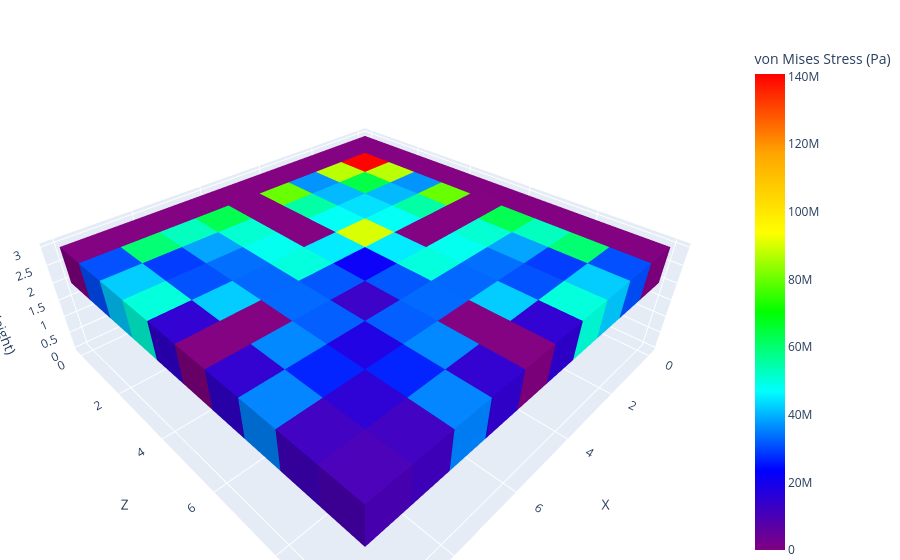

Write notebook code for a chart like this one.
### Code cell
from eval_code.utils.stress import compute_von_mises_stress
from eval_code.structural_stability import is_stress_safe

# Biased pillar
coords = [{'x': 2, 'y': 0, 'z': 2, 'material': 'stone'},
 {'x': 2, 'y': 0, 'z': 3, 'material': 'stone'},
 {'x': 3, 'y': 0, 'z': 2, 'material': 'stone'},
 {'x': 3, 'y': 0, 'z': 3, 'material': 'stone'},
 {'x': 2, 'y': 1, 'z': 2, 'material': 'stone'},
 {'x': 2, 'y': 1, 'z': 3, 'material': 'stone'},
 {'x': 3, 'y': 1, 'z': 2, 'material': 'stone'},
 {'x': 3, 'y': 1, 'z': 3, 'material': 'stone'},
 {'x': 2, 'y': 0, 'z': 7, 'material': 'stone'},
 {'x': 2, 'y': 0, 'z': 8, 'material': 'stone'},
 {'x': 3, 'y': 0, 'z': 7, 'material': 'stone'},
 {'x': 3, 'y': 0, 'z': 8, 'material': 'stone'},
 {'x': 2, 'y': 1, 'z': 7, 'material': 'stone'},
 {'x': 2, 'y': 1, 'z': 8, 'material': 'stone'},
 {'x': 3, 'y': 1, 'z': 7, 'material': 'stone'},
 {'x': 3, 'y': 1, 'z': 8, 'material': 'stone'},
 {'x': 7, 'y': 0, 'z': 2, 'material': 'stone'},
 {'x': 7, 'y': 0, 'z': 3, 'material': 'stone'},
 {'x': 8, 'y': 0, 'z': 2, 'material': 'stone'},
 {'x': 8, 'y': 0, 'z': 3, 'material': 'stone'},
 {'x': 7, 'y': 1, 'z': 2, 'material': 'stone'},
 {'x': 7, 'y': 1, 'z': 3, 'material': 'stone'},
 {'x': 8, 'y': 1, 'z': 2, 'material': 'stone'},
 {'x': 8, 'y': 1, 'z': 3, 'material': 'stone'},
 {'x': 7, 'y': 0, 'z': 7, 'material': 'stone'},
 {'x': 7, 'y': 0, 'z': 8, 'material': 'stone'},
 {'x': 8, 'y': 0, 'z': 7, 'material': 'stone'},
 {'x': 8, 'y': 0, 'z': 8, 'material': 'stone'},
 {'x': 7, 'y': 1, 'z': 7, 'material': 'stone'},
 {'x': 7, 'y': 1, 'z': 8, 'material': 'stone'},
 {'x': 8, 'y': 1, 'z': 7, 'material': 'stone'},
 {'x': 8, 'y': 1, 'z': 8, 'material': 'stone'},
 {'x': 5, 'y': 0, 'z': 5, 'material': 'stone'},
 {'x': 5, 'y': 0, 'z': 6, 'material': 'stone'},
 {'x': 6, 'y': 0, 'z': 5, 'material': 'stone'},
 {'x': 6, 'y': 0, 'z': 6, 'material': 'stone'},
 {'x': 5, 'y': 1, 'z': 5, 'material': 'stone'},
 {'x': 5, 'y': 1, 'z': 6, 'material': 'stone'},
 {'x': 6, 'y': 1, 'z': 5, 'material': 'stone'},
 {'x': 6, 'y': 1, 'z': 6, 'material': 'stone'},
 {'x': 0, 'y': 2, 'z': 0, 'material': 'smooth_stone'},
 {'x': 0, 'y': 2, 'z': 1, 'material': 'smooth_stone'},
 {'x': 0, 'y': 2, 'z': 2, 'material': 'smooth_stone'},
 {'x': 0, 'y': 2, 'z': 3, 'material': 'smooth_stone'},
 {'x': 0, 'y': 2, 'z': 4, 'material': 'smooth_stone'},
 {'x': 0, 'y': 2, 'z': 5, 'material': 'smooth_stone'},
 {'x': 0, 'y': 2, 'z': 6, 'material': 'smooth_stone'},
 {'x': 0, 'y': 2, 'z': 7, 'material': 'smooth_stone'},
 {'x': 0, 'y': 2, 'z': 8, 'material': 'smooth_stone'},
 {'x': 0, 'y': 2, 'z': 9, 'material': 'smooth_stone'},
 {'x': 1, 'y': 2, 'z': 0, 'material': 'smooth_stone'},
 {'x': 1, 'y': 2, 'z': 1, 'material': 'smooth_stone'},
 {'x': 1, 'y': 2, 'z': 2, 'material': 'smooth_stone'},
 {'x': 1, 'y': 2, 'z': 3, 'material': 'smooth_stone'},
 {'x': 1, 'y': 2, 'z': 4, 'material': 'smooth_stone'},
 {'x': 1, 'y': 2, 'z': 5, 'material': 'smooth_stone'},
 {'x': 1, 'y': 2, 'z': 6, 'material': 'smooth_stone'},
 {'x': 1, 'y': 2, 'z': 7, 'material': 'smooth_stone'},
 {'x': 1, 'y': 2, 'z': 8, 'material': 'smooth_stone'},
 {'x': 1, 'y': 2, 'z': 9, 'material': 'smooth_stone'},
 {'x': 2, 'y': 2, 'z': 0, 'material': 'smooth_stone'},
 {'x': 2, 'y': 2, 'z': 1, 'material': 'smooth_stone'},
 {'x': 2, 'y': 2, 'z': 2, 'material': 'smooth_stone'},
 {'x': 2, 'y': 2, 'z': 3, 'material': 'smooth_stone'},
 {'x': 2, 'y': 2, 'z': 4, 'material': 'smooth_stone'},
 {'x': 2, 'y': 2, 'z': 5, 'material': 'smooth_stone'},
 {'x': 2, 'y': 2, 'z': 6, 'material': 'smooth_stone'},
 {'x': 2, 'y': 2, 'z': 7, 'material': 'smooth_stone'},
 {'x': 2, 'y': 2, 'z': 8, 'material': 'smooth_stone'},
 {'x': 2, 'y': 2, 'z': 9, 'material': 'smooth_stone'},
 {'x': 3, 'y': 2, 'z': 0, 'material': 'smooth_stone'},
 {'x': 3, 'y': 2, 'z': 1, 'material': 'smooth_stone'},
 {'x': 3, 'y': 2, 'z': 2, 'material': 'smooth_stone'},
 {'x': 3, 'y': 2, 'z': 3, 'material': 'smooth_stone'},
 {'x': 3, 'y': 2, 'z': 4, 'material': 'smooth_stone'},
 {'x': 3, 'y': 2, 'z': 5, 'material': 'smooth_stone'},
 {'x': 3, 'y': 2, 'z': 6, 'material': 'smooth_stone'},
 {'x': 3, 'y': 2, 'z': 7, 'material': 'smooth_stone'},
 {'x': 3, 'y': 2, 'z': 8, 'material': 'smooth_stone'},
 {'x': 3, 'y': 2, 'z': 9, 'material': 'smooth_stone'},
 {'x': 4, 'y': 2, 'z': 0, 'material': 'smooth_stone'},
 {'x': 4, 'y': 2, 'z': 1, 'material': 'smooth_stone'},
 {'x': 4, 'y': 2, 'z': 2, 'material': 'smooth_stone'},
 {'x': 4, 'y': 2, 'z': 3, 'material': 'smooth_stone'},
 {'x': 4, 'y': 2, 'z': 4, 'material': 'smooth_stone'},
 {'x': 4, 'y': 2, 'z': 5, 'material': 'smooth_stone'},
 {'x': 4, 'y': 2, 'z': 6, 'material': 'smooth_stone'},
 {'x': 4, 'y': 2, 'z': 7, 'material': 'smooth_stone'},
 {'x': 4, 'y': 2, 'z': 8, 'material': 'smooth_stone'},
 {'x': 4, 'y': 2, 'z': 9, 'material': 'smooth_stone'},
 {'x': 5, 'y': 2, 'z': 0, 'material': 'smooth_stone'},
 {'x': 5, 'y': 2, 'z': 1, 'material': 'smooth_stone'},
 {'x': 5, 'y': 2, 'z': 2, 'material': 'smooth_stone'},
 {'x': 5, 'y': 2, 'z': 3, 'material': 'smooth_stone'},
 {'x': 5, 'y': 2, 'z': 4, 'material': 'smooth_stone'},
 {'x': 5, 'y': 2, 'z': 5, 'material': 'smooth_stone'},
 {'x': 5, 'y': 2, 'z': 6, 'material': 'smooth_stone'},
 {'x': 5, 'y': 2, 'z': 7, 'material': 'smooth_stone'},
 {'x': 5, 'y': 2, 'z': 8, 'material': 'smooth_stone'},
 {'x': 5, 'y': 2, 'z': 9, 'material': 'smooth_stone'},
 {'x': 6, 'y': 2, 'z': 0, 'material': 'smooth_stone'},
 {'x': 6, 'y': 2, 'z': 1, 'material': 'smooth_stone'},
 {'x': 6, 'y': 2, 'z': 2, 'material': 'smooth_stone'},
 {'x': 6, 'y': 2, 'z': 3, 'material': 'smooth_stone'},
 {'x': 6, 'y': 2, 'z': 4, 'material': 'smooth_stone'},
 {'x': 6, 'y': 2, 'z': 5, 'material': 'smooth_stone'},
 {'x': 6, 'y': 2, 'z': 6, 'material': 'smooth_stone'},
 {'x': 6, 'y': 2, 'z': 7, 'material': 'smooth_stone'},
 {'x': 6, 'y': 2, 'z': 8, 'material': 'smooth_stone'},
 {'x': 6, 'y': 2, 'z': 9, 'material': 'smooth_stone'},
 {'x': 7, 'y': 2, 'z': 0, 'material': 'smooth_stone'},
 {'x': 7, 'y': 2, 'z': 1, 'material': 'smooth_stone'},
 {'x': 7, 'y': 2, 'z': 2, 'material': 'smooth_stone'},
 {'x': 7, 'y': 2, 'z': 3, 'material': 'smooth_stone'},
 {'x': 7, 'y': 2, 'z': 4, 'material': 'smooth_stone'},
 {'x': 7, 'y': 2, 'z': 5, 'material': 'smooth_stone'},
 {'x': 7, 'y': 2, 'z': 6, 'material': 'smooth_stone'},
 {'x': 7, 'y': 2, 'z': 7, 'material': 'smooth_stone'},
 {'x': 7, 'y': 2, 'z': 8, 'material': 'smooth_stone'},
 {'x': 7, 'y': 2, 'z': 9, 'material': 'smooth_stone'},
 {'x': 8, 'y': 2, 'z': 0, 'material': 'smooth_stone'},
 {'x': 8, 'y': 2, 'z': 1, 'material': 'smooth_stone'},
 {'x': 8, 'y': 2, 'z': 2, 'material': 'smooth_stone'},
 {'x': 8, 'y': 2, 'z': 3, 'material': 'smooth_stone'},
 {'x': 8, 'y': 2, 'z': 4, 'material': 'smooth_stone'},
 {'x': 8, 'y': 2, 'z': 5, 'material': 'smooth_stone'},
 {'x': 8, 'y': 2, 'z': 6, 'material': 'smooth_stone'},
 {'x': 8, 'y': 2, 'z': 7, 'material': 'smooth_stone'},
 {'x': 8, 'y': 2, 'z': 8, 'material': 'smooth_stone'},
 {'x': 8, 'y': 2, 'z': 9, 'material': 'smooth_stone'},
 {'x': 9, 'y': 2, 'z': 0, 'material': 'smooth_stone'},
 {'x': 9, 'y': 2, 'z': 1, 'material': 'smooth_stone'},
 {'x': 9, 'y': 2, 'z': 2, 'material': 'smooth_stone'},
 {'x': 9, 'y': 2, 'z': 3, 'material': 'smooth_stone'},
 {'x': 9, 'y': 2, 'z': 4, 'material': 'smooth_stone'},
 {'x': 9, 'y': 2, 'z': 5, 'material': 'smooth_stone'},
 {'x': 9, 'y': 2, 'z': 6, 'material': 'smooth_stone'},
 {'x': 9, 'y': 2, 'z': 7, 'material': 'smooth_stone'},
 {'x': 9, 'y': 2, 'z': 8, 'material': 'smooth_stone'},
 {'x': 9, 'y': 2, 'z': 9, 'material': 'smooth_stone'}]

assert False == is_stress_safe(coords, 62e6)

# Calling intermediate functions again for visualization
von_mises = compute_von_mises_stress(coords)
print(max(von_mises))
plotly_blocks.plot(coords, color=von_mises, colorbar_title="von Mises Stress (Pa)", alpha=1)

### Figure 1 — Plotly figure (JSON) as saved in the notebook; plotly's stock layout.template omitted (floating-point values rounded to 4 significant figures; data arrays with more than 128 entries replaced by an {"elided": "..."} marker saying what was removed)
{"data": [{"facecolor": {"elided": "1680 str values"}, "flatshading": true, "i": {"elided": "1680 int values"}, "j": {"elided": "1680 int values"}, "k": {"elided": "1680 int values"}, "opacity": 1, "type": "mesh3d", "x": {"elided": "1120 int values"}, "y": {"elided": "1120 int values"}, "z": {"elided": "1120 int values"}}, {"marker": {"cmax": 140800000.0, "cmin": 0, "color": {"elided": "140 float values"}, "colorbar": {"title": {"text": "von Mises Stress (Pa)"}}, "colorscale": [[0, "#800080"], [0.1667, "#0000FF"], [0.3333, "#00FFFF"], [0.5, "#00FF00"], [0.6667, "#FFFF00"], [0.8333, "#FFA500"], [1, "#FF0000"]], "size": 0.1}, "mode": "markers", "showlegend": false, "type": "scatter3d", "x": [null], "y": [null], "z": [null]}], "layout": {"legend": {"itemsizing": "constant"}, "margin": {"b": 0, "l": 0, "r": 0, "t": 40}, "scene": {"aspectmode": "data", "xaxis": {"title": {"text": "X"}}, "yaxis": {"title": {"text": "Z"}}, "zaxis": {"title": {"text": "Y (Height)"}}}, "title": {"text": ""}}}
